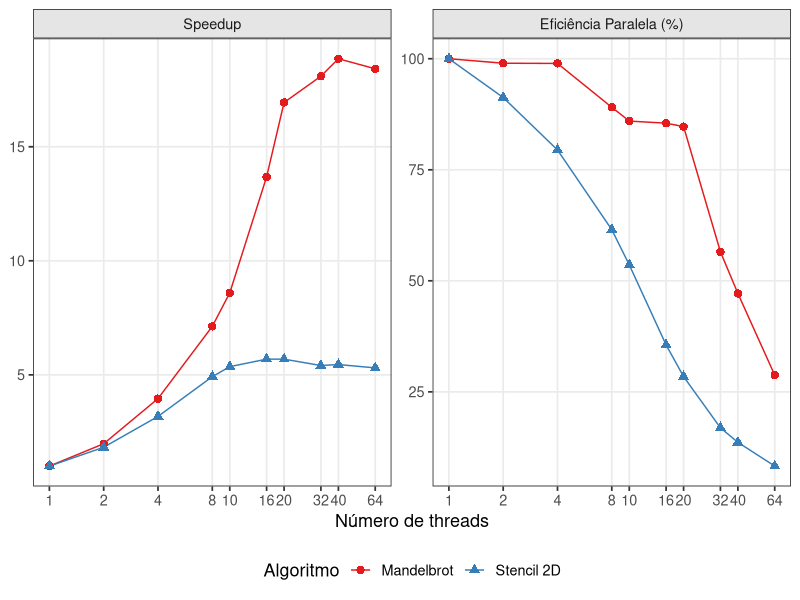
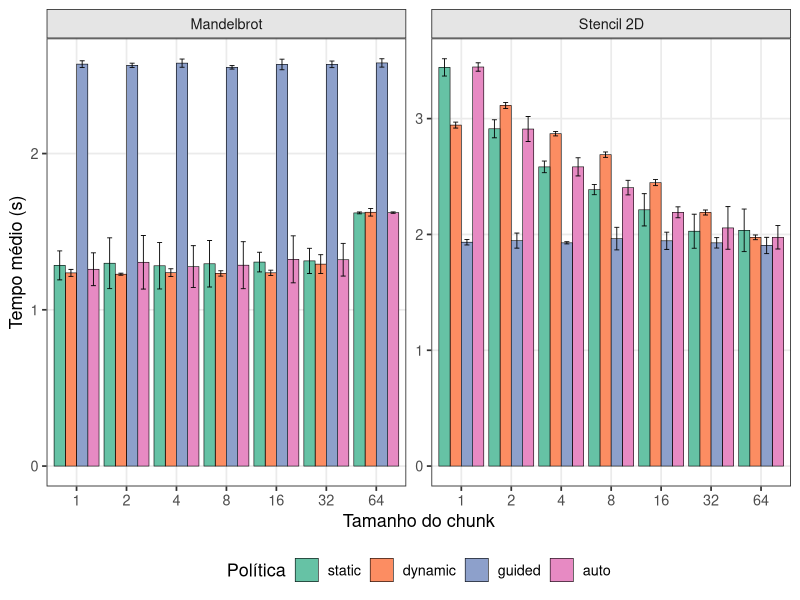
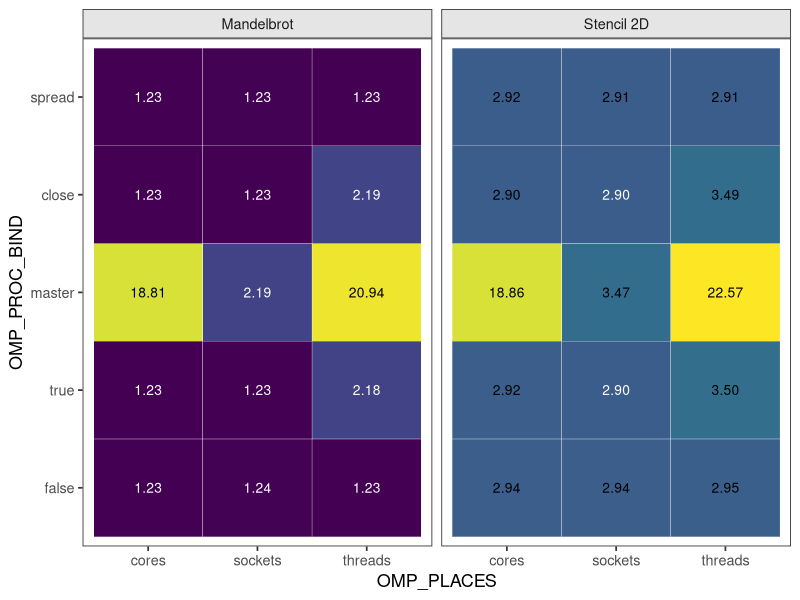
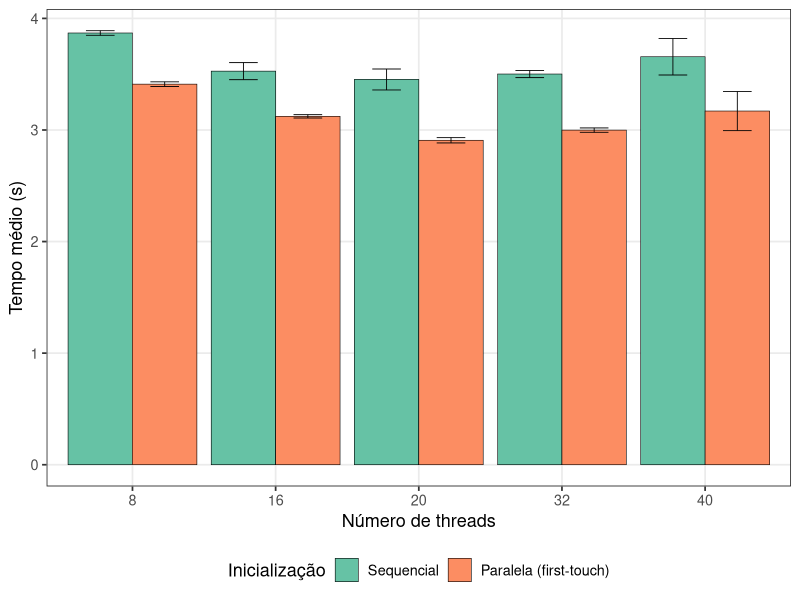
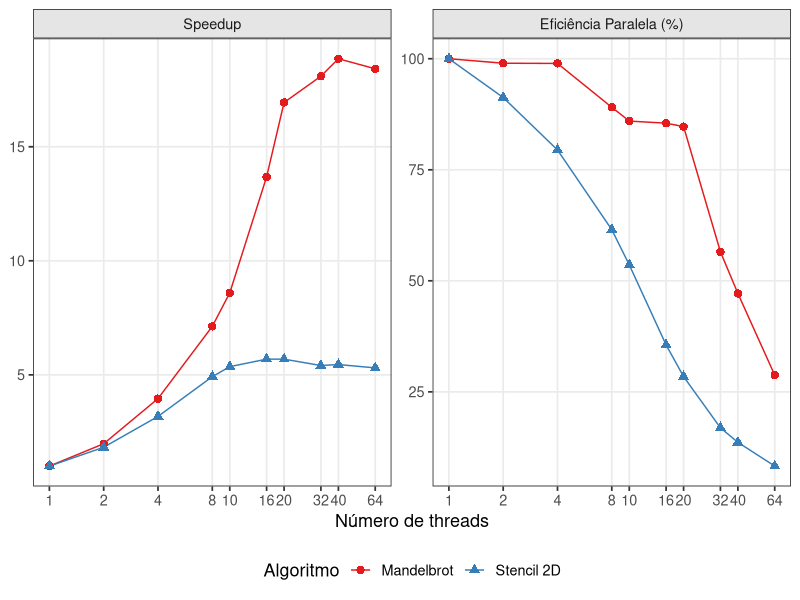
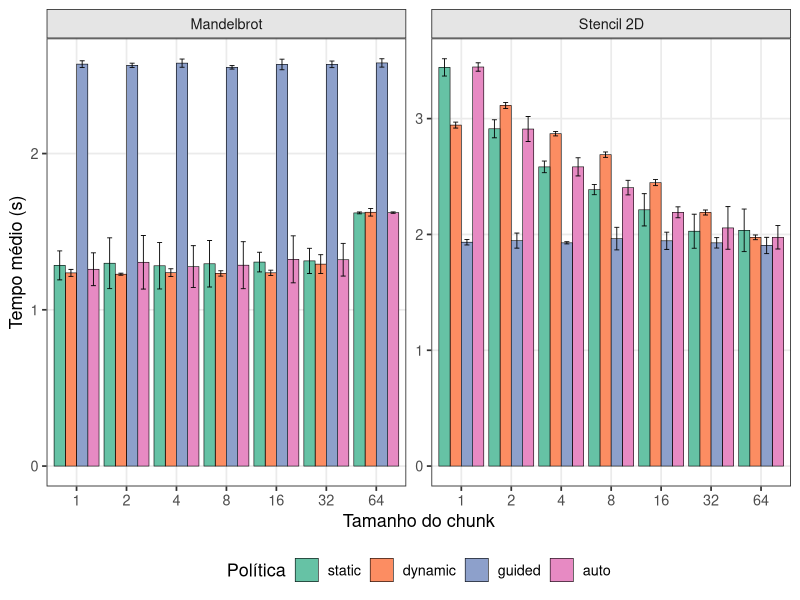
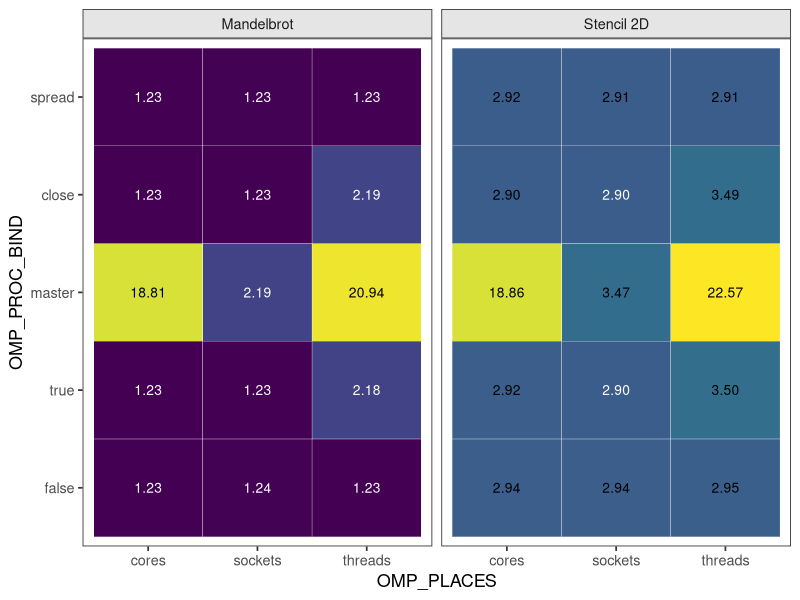
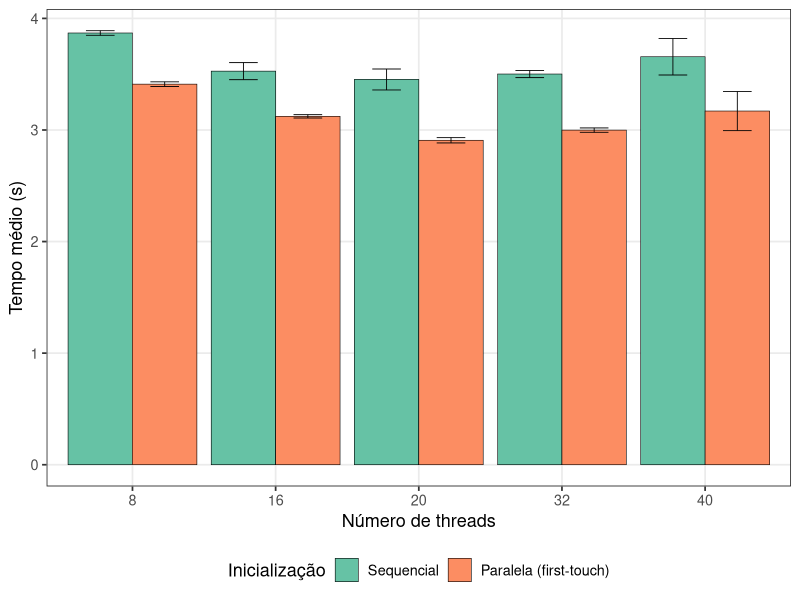

Recreate these plots in R, in order.
library(tidyverse)

theme_set(
  theme_bw(base_size = 13) +
    theme(
      legend.position = "bottom",
      panel.grid.minor = element_blank(),
      strip.background = element_rect(fill = "grey90")
    )
)

algo_labels <- c(mandelbrot = "Mandelbrot", stencil2d = "Stencil 2D")

df <- read_csv("results/phase1.csv")

summary_df <- df |>
  group_by(algorithm, omp_num_threads) |>
  summarise(
    mean_time = mean(time),
  ) |>
  group_by(algorithm) |>
  mutate(
    serial_time = mean_time[omp_num_threads == 1],
    speedup = serial_time / mean_time,
    eff = (speedup / omp_num_threads) * 100,
  )

long_df <- summary_df |>
  pivot_longer(
    cols = c(speedup, eff),
    names_to = "metric",
    values_to = "value"
  ) |>
  mutate(metric = factor(metric,
    levels = c("speedup", "eff"),
    labels = c("Speedup", "Eficiência Paralela (%)")
  ))

thread_breaks <- sort(unique(summary_df$omp_num_threads))

ggplot(long_df, aes(x = omp_num_threads, y = value)) +
  geom_line(aes(color = algorithm)) +
  geom_point(aes(color = algorithm, shape = algorithm), size = 2.5) +
  facet_wrap(~metric, scales = "free_y") +
  scale_x_continuous(trans = "log2", breaks = thread_breaks) +
  scale_color_brewer(palette = "Set1", labels = algo_labels) +
  scale_shape_manual(values = c(16, 17), labels = algo_labels) +
  labs(
    x = "Número de threads",
    y = NULL,
    color = "Algoritmo",
    shape = "Algoritmo"
  )

ggsave("plots/speedup_eff.pdf", width = 9, height = 4)


df <- read_csv("results/phase2.csv")

summary_df <- df |>
  group_by(algorithm, omp_schedule, chunk) |>
  summarise(
    mean_time = mean(time),
    sd = sd(time)
  ) |>
  mutate(
    omp_schedule = factor(omp_schedule,
      levels = c("static", "dynamic", "guided", "auto")
    )
  )

ggplot(summary_df, aes(fill = omp_schedule, y = mean_time, x = factor(chunk))) +
  geom_col(position = "dodge", color = "black", linewidth = 0.2) +
  geom_errorbar(aes(ymin = mean_time - sd, ymax = mean_time + sd),
    width = .4, linewidth = 0.3,
    position = position_dodge(.9)
  ) +
  facet_wrap(~algorithm,
    scales = "free_y",
    labeller = labeller(algorithm = algo_labels)
  ) +
  scale_fill_brewer(palette = "Set2") +
  labs(
    x = "Tamanho do chunk",
    y = "Tempo médio (s)",
    fill = "Política"
  )

ggsave("plots/schedule.pdf", width = 9, height = 4)


df <- read_csv("results/phase3.csv")

summary_df <- df |>
  group_by(algorithm, omp_proc_bind, omp_places) |>
  summarise(
    mean_time = mean(time)
  ) |>
  mutate(
    omp_proc_bind = factor(tolower(omp_proc_bind),
      levels = c("false", "true", "master", "close", "spread")
    )
  )

ggplot(summary_df, aes(x = omp_places, y = omp_proc_bind, fill = mean_time)) +
  facet_wrap(~algorithm, labeller = labeller(algorithm = algo_labels)) +
  geom_tile(color = "white") +
  geom_text(aes(
    label = sprintf("%.2f", mean_time),
    color = mean_time < median(summary_df$mean_time)
  ), size = 3.5, show.legend = FALSE) +
  scale_fill_viridis_c(trans = "log10", guide = "none") +
  scale_color_manual(values = c(`TRUE` = "white", `FALSE` = "black")) +
  labs(
    x = "OMP_PLACES",
    y = "OMP_PROC_BIND"
  ) +
  theme(panel.grid = element_blank())

ggsave("plots/bind_and_places.pdf", width = 8, height = 3.5)


df <- read_csv("results/phase4.csv")

summary_df <- df |>
  group_by(algorithm, first_touch, omp_num_threads) |>
  summarise(
    mean_time = mean(time),
    sd = sd(time)
  ) |>
  mutate(
    first_touch = factor(first_touch,
      levels = c(0, 1),
      labels = c("Sequencial", "Paralela (first-touch)")
    )
  )

ggplot(summary_df, aes(
  fill = first_touch, y = mean_time,
  x = factor(omp_num_threads)
)) +
  geom_col(position = "dodge", color = "black", linewidth = 0.2) +
  geom_errorbar(aes(ymin = mean_time - sd, ymax = mean_time + sd),
    width = .4, linewidth = 0.3,
    position = position_dodge(.9)
  ) +
  scale_fill_brewer(palette = "Set2") +
  labs(
    x = "Número de threads",
    y = "Tempo médio (s)",
    fill = "Inicialização"
  )

ggsave("plots/first_touch.pdf", width = 7, height = 4)
